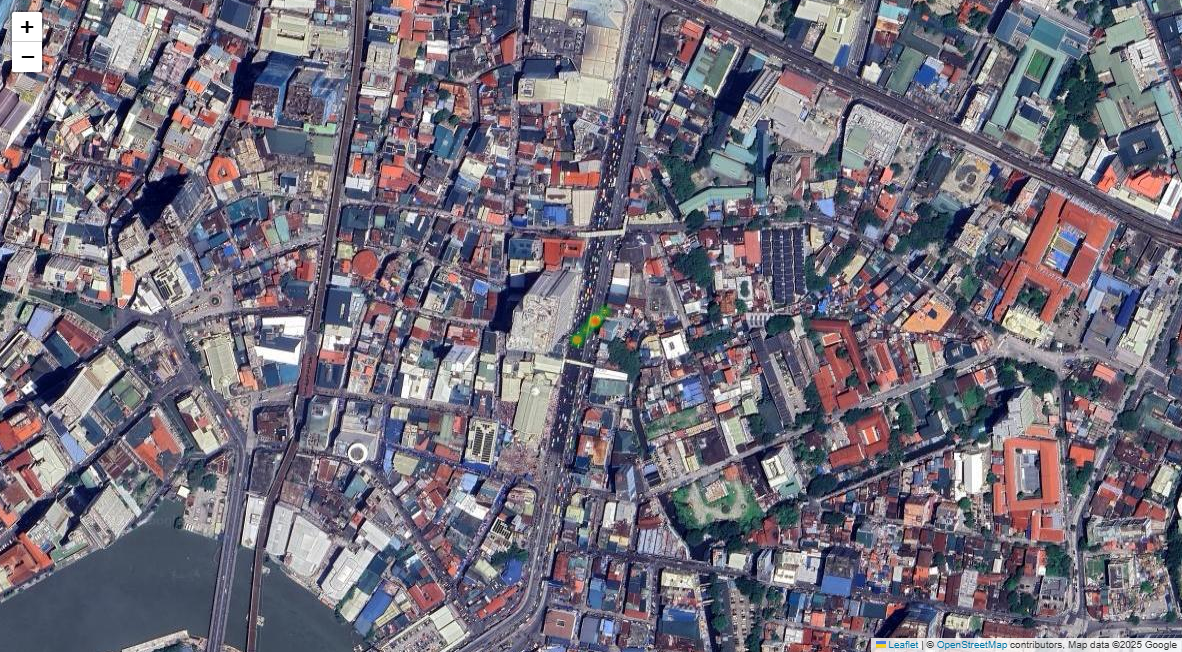

Reproduce this figure in Python.
"""Test map screenshot generation for PDF export"""
import folium
from folium.plugins import HeatMap
import tempfile
import os
from selenium import webdriver
from selenium.webdriver.chrome.options import Options
import time
import platform

# Sample heatmap data
points = [
    {'lat': 14.5995, 'lng': 120.9842, 'weight': 3},
    {'lat': 14.5996, 'lng': 120.9843, 'weight': 2},
    {'lat': 14.5997, 'lng': 120.9844, 'weight': 4},
    {'lat': 14.5998, 'lng': 120.9845, 'weight': 1},
]

# Calculate center
avg_lat = sum(p['lat'] for p in points) / len(points)
avg_lng = sum(p['lng'] for p in points) / len(points)

# Create map
m = folium.Map(
    location=[avg_lat, avg_lng],
    zoom_start=17,
    max_zoom=20
)

# Add Google Satellite tiles
folium.TileLayer(
    tiles='https://{s}.google.com/vt/lyrs=s&x={x}&y={y}&z={z}',
    attr='Map data ©2025 Google',
    name='Google Satellite',
    max_zoom=20,
    subdomains=['mt0', 'mt1', 'mt2', 'mt3']
).add_to(m)

# Add heatmap
heat_data = [[p['lat'], p['lng'], p['weight']] for p in points]
HeatMap(
    heat_data,
    radius=6,
    blur=6,
    max_zoom=18,
    max=4,
    gradient={
        0.0: 'green',
        0.3: 'lime',
        0.5: 'yellow',
        0.7: 'orange',
        1.0: 'red'
    }
).add_to(m)

# Save to HTML
html_file = None
try:
    with tempfile.NamedTemporaryFile(suffix='.html', delete=False, mode='w', encoding='utf-8') as f:
        html_file = f.name
        m.save(html_file)
    
    print(f"📄 Map saved to: {html_file}")
    
    # Take screenshot
    chrome_options = Options()
    chrome_options.add_argument('--headless=new')
    chrome_options.add_argument('--no-sandbox')
    chrome_options.add_argument('--disable-dev-shm-usage')
    chrome_options.add_argument('--disable-gpu')
    chrome_options.add_argument('--window-size=1200,800')
    chrome_options.add_argument('--hide-scrollbars')
    
    driver = webdriver.Chrome(options=chrome_options)
    driver.set_page_load_timeout(15)
    
    # Use file:// URL with proper path formatting
    file_url = f'file:///{html_file.replace(os.sep, "/")}' if platform.system() == 'Windows' else f'file://{html_file}'
    print(f"📄 Loading map from: {file_url}")
    
    driver.get(file_url)
    time.sleep(3)  # Wait for tiles to load
    
    screenshot_file = 'test_map_screenshot.png'
    driver.save_screenshot(screenshot_file)
    driver.quit()
    
    print(f"✅ Screenshot saved to: {screenshot_file}")
    print(f"✅ Test successful!")

finally:
    # Clean up
    if html_file and os.path.exists(html_file):
        os.unlink(html_file)
        print(f"🧹 Cleaned up temp HTML file")
